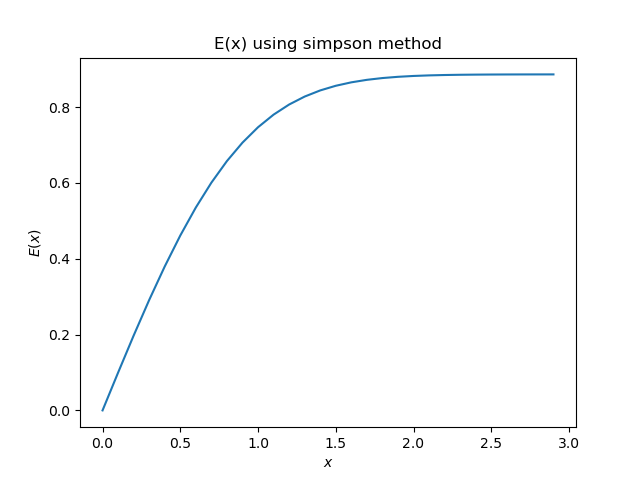

This figure's Python source:

from matplotlib import pyplot as plt
import numpy as np
import sys, os.path
sys.path.append(os.path.abspath('.'))
from Packages.Integration import simpson

def f(t):
    return np.exp(-t**2)

x = np.arange(0,3,0.1)
E = [simpson(0,x[i],10,f) for i in range(len(x))]
#We are using simpson method
plt.plot(x,E)
plt.title('E(x) using simpson method')
plt.xlabel(r'$x$')
plt.ylabel(r'$E(x)$')
plt.savefig('Ques3/Q3.png')
plt.show()



